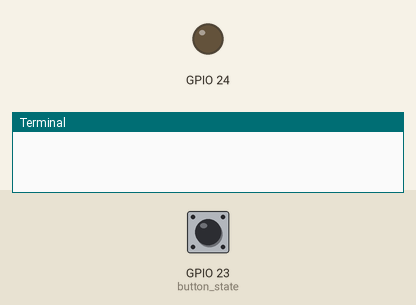
This program was run on a simulated Raspberry Pi (BCM pin numbers). On the bench: output pins drawn as LEDs (lit = HIGH), the last lines printed to the terminal. The inputs (shaded band) are chosen by the test bench; at power-on: GPIO 23 (button_state) HIGH. The run ends when the program shuts the computer down. At 1.5 s the program puts the board to deep sleep or switches it off; the recording ends there.

Above: at 1.2 s.
1.3 s: GPIO 23 (button_state) pulled LOW for 0.15 s
At 1.4 s:
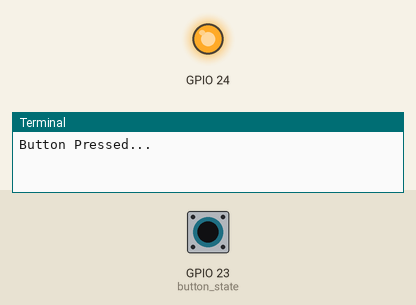
Timing chart, 0 to 1.5 s (numbered marks = the images above; inputs shaded):
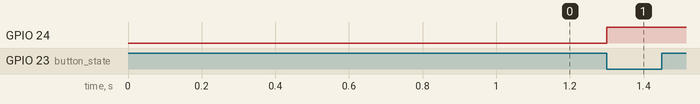

The program:

button_off_bcm.py
```python
import RPi.GPIO as GPIO
import time
import os

GPIO.setmode(GPIO.BCM)

GPIO.setup(23, GPIO.IN, pull_up_down=GPIO.PUD_UP) #Button to GPIO23
GPIO.setup(24, GPIO.OUT)  #LED to GPIO24

try:
    while True:
         button_state = GPIO.input(23)
         if button_state == False:
             GPIO.output(24, True)
             print('Button Pressed...')
             time.sleep(0.2)
 	     os.system("sudo shutdown -h now")
         else:
             GPIO.output(24, False)
except:
    GPIO.cleanup()
```
